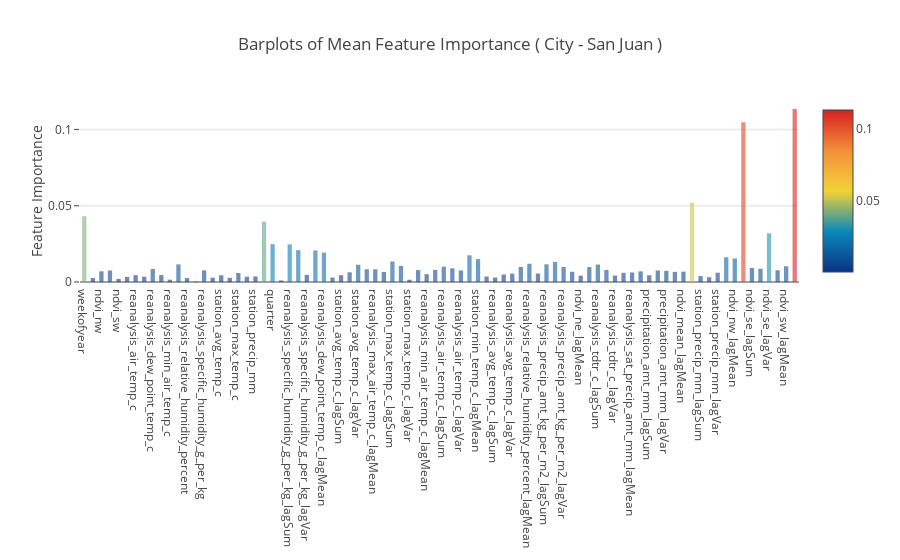
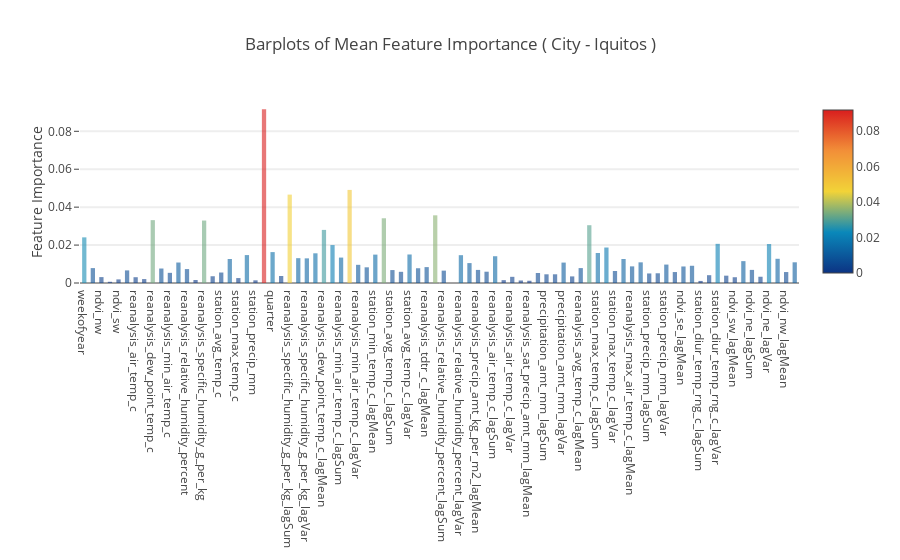

Write notebook code for charts like these, in order.
### Markdown cell above
**Plotly Barplot of Average Feature Importances( RF & XGB )**

Having obtained the mean feature importance across RF & XGB models, we can plot them into a Plotly bar plot as follows:

### Code cell
y = feature_dataframe_sj['mean'].values
x = feature_dataframe_sj['features'].values
data = [go.Bar( x= x,
                y= y,
                width = 0.5,
                marker=dict( color = feature_dataframe_sj['mean'].values,
                             colorscale='Portland',
                             showscale=True,
                             reversescale = False
                            ),
                opacity=0.6 )]

layout= go.Layout( autosize= True,
                   title= 'Barplots of Mean Feature Importance ( City - San Juan )',
                   hovermode= 'closest',
                   yaxis=dict( title= 'Feature Importance',
                               ticklen= 5,
                               gridwidth= 2 ),
                   xaxis = dict( automargin= True ),
                   showlegend = False )
fig = go.Figure( data=data, layout = layout )
py.iplot(fig, filename='bar-direct-labels')

y = feature_dataframe_iq['mean'].values
x = feature_dataframe_iq['features'].values
data = [go.Bar( x= x,
                y= y,
                width = 0.5,
                marker=dict( color = feature_dataframe_iq['mean'].values,
                             colorscale='Portland',
                             showscale=True,
                             reversescale = False
                            ),
                opacity=0.6 )]

layout= go.Layout( autosize= True,
                   title= 'Barplots of Mean Feature Importance ( City - Iquitos )',
                   hovermode= 'closest',
                   yaxis=dict( title= 'Feature Importance',
                               ticklen= 5,
                               gridwidth= 2 ),
                   xaxis = dict( automargin= True ),
                   showlegend = False )
fig = go.Figure( data=data, layout = layout )
py.iplot(fig, filename='bar-direct-labels')

### Figure 1 — Plotly figure (JSON) as saved in the notebook; plotly's stock layout.template omitted (floating-point values rounded to 4 significant figures)
{"data": [{"marker": {"color": [0.04307, 0.002617, 0.006999, 0.007546, 0.00203, 0.003323, 0.004495, 0.003449, 0.00849, 0.00452, 0.001528, 0.01153, 0.002595, 0.0003699, 0.007654, 0.002772, 0.004402, 0.002717, 0.005894, 0.00346, 0.003636, 0.03954, 0.0248, 0.0009979, 0.02464, 0.02087, 0.004641, 0.02067, 0.01931, 0.002894, 0.004491, 0.006372, 0.01129, 0.008338, 0.008325, 0.00661, 0.01343, 0.01056, 0.001463, 0.007818, 0.005127, 0.007942, 0.01002, 0.008998, 0.00763, 0.0175, 0.01501, 0.003584, 0.002912, 0.004924, 0.005495, 0.009848, 0.01197, 0.005565, 0.01159, 0.01314, 0.009871, 0.00669, 0.004173, 0.0098, 0.01141, 0.007868, 0.004242, 0.006024, 0.006242, 0.006971, 0.004426, 0.007542, 0.007299, 0.006658, 0.006804, 0.05208, 0.003858, 0.00315, 0.006095, 0.01622, 0.01543, 0.1047, 0.009162, 0.008689, 0.03192, 0.007694, 0.01029, 0.1133], "colorscale": "Portland", "reversescale": false, "showscale": true}, "opacity": 0.6, "type": "bar", "uid": "d5b847d2-b66b-4f10-8af3-71b0091fb877", "width": 0.5, "x": ["weekofyear", "ndvi_ne", "ndvi_nw", "ndvi_se", "ndvi_sw", "precipitation_amt_mm", "reanalysis_air_temp_c", "reanalysis_avg_temp_c", "reanalysis_dew_point_temp_c", "reanalysis_max_air_temp_c", "reanalysis_min_air_temp_c", "reanalysis_precip_amt_kg_per_m2", "reanalysis_relative_humidity_percent", "reanalysis_sat_precip_amt_mm", "reanalysis_specific_humidity_g_per_kg", "reanalysis_tdtr_c", "station_avg_temp_c", "station_diur_temp_rng_c", "station_max_temp_c", "station_min_temp_c", "station_precip_mm", "month", "quarter", "ndvi_mean", "reanalysis_specific_humidity_g_per_kg_lagSum", "reanalysis_specific_humidity_g_per_kg_lagMean", "reanalysis_specific_humidity_g_per_kg_lagVar", "reanalysis_dew_point_temp_c_lagSum", "reanalysis_dew_point_temp_c_lagMean", "reanalysis_dew_point_temp_c_lagVar", "station_avg_temp_c_lagSum", "station_avg_temp_c_lagMean", "station_avg_temp_c_lagVar", "reanalysis_max_air_temp_c_lagSum", "reanalysis_max_air_temp_c_lagMean", "reanalysis_max_air_temp_c_lagVar", "station_max_temp_c_lagSum", "station_max_temp_c_lagMean", "station_max_temp_c_lagVar", "reanalysis_min_air_temp_c_lagSum", "reanalysis_min_air_temp_c_lagMean", "reanalysis_min_air_temp_c_lagVar", "reanalysis_air_temp_c_lagSum", "reanalysis_air_temp_c_lagMean", "reanalysis_air_temp_c_lagVar", "station_min_temp_c_lagSum", "station_min_temp_c_lagMean", "station_min_temp_c_lagVar", "reanalysis_avg_temp_c_lagSum", "reanalysis_avg_temp_c_lagMean", "reanalysis_avg_temp_c_lagVar", "reanalysis_relative_humidity_percent_lagSum", "reanalysis_relative_humidity_percent_lagMean", "reanalysis_relative_humidity_percent_lagVar", "reanalysis_precip_amt_kg_per_m2_lagSum", "reanalysis_precip_amt_kg_per_m2_lagMean", "reanalysis_precip_amt_kg_per_m2_lagVar", "ndvi_ne_lagSum", "ndvi_ne_lagMean", "ndvi_ne_lagVar", "reanalysis_tdtr_c_lagSum", "reanalysis_tdtr_c_lagMean", "reanalysis_tdtr_c_lagVar", "reanalysis_sat_precip_amt_mm_lagSum", "reanalysis_sat_precip_amt_mm_lagMean", "reanalysis_sat_precip_amt_mm_lagVar", "precipitation_amt_mm_lagSum", "precipitation_amt_mm_lagMean", "precipitation_amt_mm_lagVar", "ndvi_mean_lagSum", "ndvi_mean_lagMean", "ndvi_mean_lagVar", "station_precip_mm_lagSum", "station_precip_mm_lagMean", "station_precip_mm_lagVar", "ndvi_nw_lagSum", "ndvi_nw_lagMean", "ndvi_nw_lagVar", "ndvi_se_lagSum", "ndvi_se_lagMean", "ndvi_se_lagVar", "ndvi_sw_lagSum", "ndvi_sw_lagMean", "ndvi_sw_lagVar"], "y": [0.04307, 0.002617, 0.006999, 0.007546, 0.00203, 0.003323, 0.004495, 0.003449, 0.00849, 0.00452, 0.001528, 0.01153, 0.002595, 0.0003699, 0.007654, 0.002772, 0.004402, 0.002717, 0.005894, 0.00346, 0.003636, 0.03954, 0.0248, 0.0009979, 0.02464, 0.02087, 0.004641, 0.02067, 0.01931, 0.002894, 0.004491, 0.006372, 0.01129, 0.008338, 0.008325, 0.00661, 0.01343, 0.01056, 0.001463, 0.007818, 0.005127, 0.007942, 0.01002, 0.008998, 0.00763, 0.0175, 0.01501, 0.003584, 0.002912, 0.004924, 0.005495, 0.009848, 0.01197, 0.005565, 0.01159, 0.01314, 0.009871, 0.00669, 0.004173, 0.0098, 0.01141, 0.007868, 0.004242, 0.006024, 0.006242, 0.006971, 0.004426, 0.007542, 0.007299, 0.006658, 0.006804, 0.05208, 0.003858, 0.00315, 0.006095, 0.01622, 0.01543, 0.1047, 0.009162, 0.008689, 0.03192, 0.007694, 0.01029, 0.1133]}], "layout": {"autosize": true, "hovermode": "closest", "showlegend": false, "title": {"text": "Barplots of Mean Feature Importance ( City - San Juan )"}, "xaxis": {"automargin": true}, "yaxis": {"gridwidth": 2, "ticklen": 5, "title": {"text": "Feature Importance"}}}}

### Figure 2 — Plotly figure (JSON) as saved in the notebook; plotly's stock layout.template omitted (floating-point values rounded to 4 significant figures)
{"data": [{"marker": {"color": [0.02407, 0.007858, 0.003111, 0.0006455, 0.001902, 0.006645, 0.003052, 0.002063, 0.03315, 0.007642, 0.005356, 0.01081, 0.007343, 0.001572, 0.03295, 0.003566, 0.005527, 0.01266, 0.002599, 0.01473, 0.001416, 0.09168, 0.0163, 0.003684, 0.04661, 0.0131, 0.013, 0.01566, 0.028, 0.02, 0.01341, 0.04909, 0.00959, 0.008275, 0.01497, 0.03414, 0.006817, 0.005894, 0.01504, 0.007785, 0.00838, 0.03569, 0.006529, 0, 0.01467, 0.0105, 0.006901, 0.005961, 0.01412, 0.001509, 0.003258, 0.001325, 0.001188, 0.005275, 0.00459, 0.004595, 0.01077, 0.003481, 0.007861, 0.03048, 0.01583, 0.01871, 0.006343, 0.01266, 0.008772, 0.01089, 0.005038, 0.005131, 0.009719, 0.005776, 0.008718, 0.009086, 0.001089, 0.004112, 0.02065, 0.003869, 0.003042, 0.01153, 0.006913, 0.003301, 0.02055, 0.01277, 0.005778, 0.01092], "colorscale": "Portland", "reversescale": false, "showscale": true}, "opacity": 0.6, "type": "bar", "uid": "aa9ea683-986e-48f7-8a91-0a627b701186", "width": 0.5, "x": ["weekofyear", "ndvi_ne", "ndvi_nw", "ndvi_se", "ndvi_sw", "precipitation_amt_mm", "reanalysis_air_temp_c", "reanalysis_avg_temp_c", "reanalysis_dew_point_temp_c", "reanalysis_max_air_temp_c", "reanalysis_min_air_temp_c", "reanalysis_precip_amt_kg_per_m2", "reanalysis_relative_humidity_percent", "reanalysis_sat_precip_amt_mm", "reanalysis_specific_humidity_g_per_kg", "reanalysis_tdtr_c", "station_avg_temp_c", "station_diur_temp_rng_c", "station_max_temp_c", "station_min_temp_c", "station_precip_mm", "month", "quarter", "ndvi_mean", "reanalysis_specific_humidity_g_per_kg_lagSum", "reanalysis_specific_humidity_g_per_kg_lagMean", "reanalysis_specific_humidity_g_per_kg_lagVar", "reanalysis_dew_point_temp_c_lagSum", "reanalysis_dew_point_temp_c_lagMean", "reanalysis_dew_point_temp_c_lagVar", "reanalysis_min_air_temp_c_lagSum", "reanalysis_min_air_temp_c_lagMean", "reanalysis_min_air_temp_c_lagVar", "station_min_temp_c_lagSum", "station_min_temp_c_lagMean", "station_min_temp_c_lagVar", "station_avg_temp_c_lagSum", "station_avg_temp_c_lagMean", "station_avg_temp_c_lagVar", "reanalysis_tdtr_c_lagSum", "reanalysis_tdtr_c_lagMean", "reanalysis_tdtr_c_lagVar", "reanalysis_relative_humidity_percent_lagSum", "reanalysis_relative_humidity_percent_lagMean", "reanalysis_relative_humidity_percent_lagVar", "reanalysis_precip_amt_kg_per_m2_lagSum", "reanalysis_precip_amt_kg_per_m2_lagMean", "reanalysis_precip_amt_kg_per_m2_lagVar", "reanalysis_air_temp_c_lagSum", "reanalysis_air_temp_c_lagMean", "reanalysis_air_temp_c_lagVar", "reanalysis_sat_precip_amt_mm_lagSum", "reanalysis_sat_precip_amt_mm_lagMean", "reanalysis_sat_precip_amt_mm_lagVar", "precipitation_amt_mm_lagSum", "precipitation_amt_mm_lagMean", "precipitation_amt_mm_lagVar", "reanalysis_avg_temp_c_lagSum", "reanalysis_avg_temp_c_lagMean", "reanalysis_avg_temp_c_lagVar", "station_max_temp_c_lagSum", "station_max_temp_c_lagMean", "station_max_temp_c_lagVar", "reanalysis_max_air_temp_c_lagSum", "reanalysis_max_air_temp_c_lagMean", "reanalysis_max_air_temp_c_lagVar", "station_precip_mm_lagSum", "station_precip_mm_lagMean", "station_precip_mm_lagVar", "ndvi_se_lagSum", "ndvi_se_lagMean", "ndvi_se_lagVar", "station_diur_temp_rng_c_lagSum", "station_diur_temp_rng_c_lagMean", "station_diur_temp_rng_c_lagVar", "ndvi_sw_lagSum", "ndvi_sw_lagMean", "ndvi_sw_lagVar", "ndvi_ne_lagSum", "ndvi_ne_lagMean", "ndvi_ne_lagVar", "ndvi_nw_lagSum", "ndvi_nw_lagMean", "ndvi_nw_lagVar"], "y": [0.02407, 0.007858, 0.003111, 0.0006455, 0.001902, 0.006645, 0.003052, 0.002063, 0.03315, 0.007642, 0.005356, 0.01081, 0.007343, 0.001572, 0.03295, 0.003566, 0.005527, 0.01266, 0.002599, 0.01473, 0.001416, 0.09168, 0.0163, 0.003684, 0.04661, 0.0131, 0.013, 0.01566, 0.028, 0.02, 0.01341, 0.04909, 0.00959, 0.008275, 0.01497, 0.03414, 0.006817, 0.005894, 0.01504, 0.007785, 0.00838, 0.03569, 0.006529, 0, 0.01467, 0.0105, 0.006901, 0.005961, 0.01412, 0.001509, 0.003258, 0.001325, 0.001188, 0.005275, 0.00459, 0.004595, 0.01077, 0.003481, 0.007861, 0.03048, 0.01583, 0.01871, 0.006343, 0.01266, 0.008772, 0.01089, 0.005038, 0.005131, 0.009719, 0.005776, 0.008718, 0.009086, 0.001089, 0.004112, 0.02065, 0.003869, 0.003042, 0.01153, 0.006913, 0.003301, 0.02055, 0.01277, 0.005778, 0.01092]}], "layout": {"autosize": true, "hovermode": "closest", "showlegend": false, "title": {"text": "Barplots of Mean Feature Importance ( City - Iquitos )"}, "xaxis": {"automargin": true}, "yaxis": {"gridwidth": 2, "ticklen": 5, "title": {"text": "Feature Importance"}}}}
